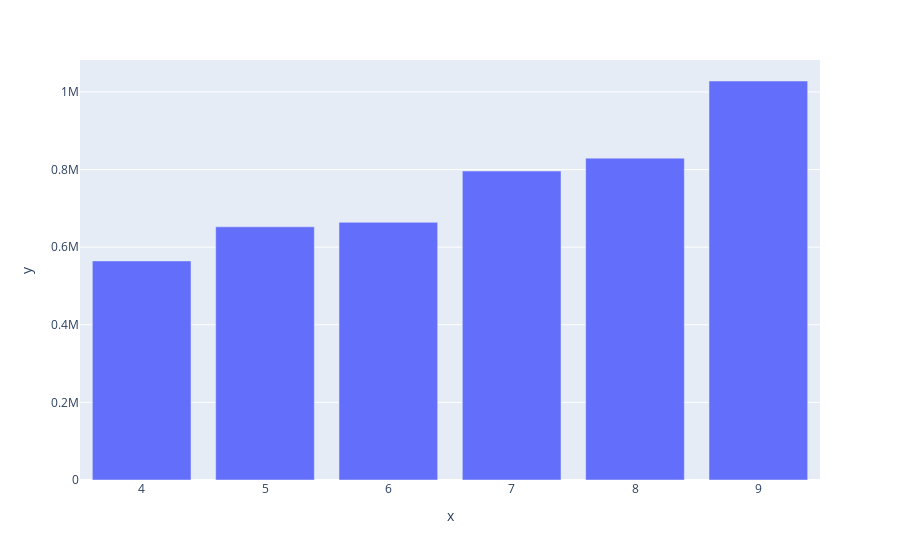

Notebook source saved alongside this figure:
### Code cell
px.bar(x = data_uber2014['month'].value_counts().index,
       y = data_uber2014['month'].value_counts().values)

### Figure 1 — Plotly figure (JSON) as saved in the notebook; plotly's stock layout.template omitted (floating-point values rounded to 4 significant figures)
{"data": [{"alignmentgroup": "True", "hovertemplate": "x=%{x}<br>y=%{y}<extra></extra>", "legendgroup": "", "marker": {"color": "#636efa", "pattern": {"shape": ""}}, "name": "", "offsetgroup": "", "orientation": "v", "showlegend": false, "textposition": "auto", "type": "bar", "x": [9, 8, 7, 6, 5, 4], "xaxis": "x", "y": [1028136, 829275, 796121, 663844, 652435, 564516], "yaxis": "y"}], "layout": {"barmode": "relative", "legend": {"tracegroupgap": 0}, "margin": {"t": 60}, "xaxis": {"anchor": "y", "domain": [0, 1], "title": {"text": "x"}}, "yaxis": {"anchor": "x", "domain": [0, 1], "title": {"text": "y"}}}}
